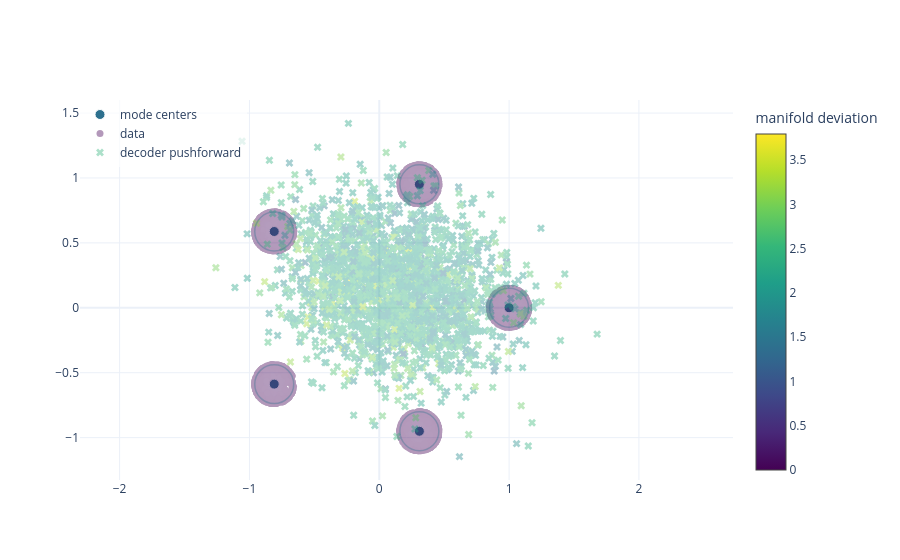

The notebook cell saved with this chart:
### Code cell
set_seed(SEED)
preview_model = config.method_config.get_model()
preview_model.eval()
with torch.no_grad():
    preview_latents = torch.randn(
        int(preview_batch.x_hd.shape[0]),
        *config.method_config.model.latent_shape,
    )
    preview_pushforward = preview_model.decode(y=preview_latents).detach().cpu()

preview_figure = dataset_config.visualize(
    points_by_class={
        "data": preview_batch.x_hd.detach().cpu(),
        "model": preview_pushforward,
    },
)
preview_figure

### Figure 1 — Plotly figure (JSON) as saved in the notebook; plotly's stock layout.template omitted (floating-point values rounded to 4 significant figures; data arrays with more than 128 entries replaced by an {"elided": "..."} marker saying what was removed)
{"data": [{"hoverinfo": "skip", "marker": {"color": "#2D708E", "line": {"color": "#FFFFFF", "width": 1}, "size": 10}, "mode": "markers", "name": "mode centers", "showlegend": true, "type": "scatter", "x": [1, 0.309, -0.809, -0.809, 0.309], "y": [0, 0.9511, 0.5878, -0.5878, -0.9511]}, {"customdata": {"elided": "2048x1 float values"}, "hovertemplate": "class=data<br>x=%{x:.3f}<br>y=%{y:.3f}<br>manifold deviation=%{customdata[0]:.3f}<extra></extra>", "marker": {"cmax": 3.796, "cmin": 0, "color": {"elided": "2048 float values"}, "colorbar": {"title": {"text": "manifold deviation"}}, "colorscale": [[0, "#440154"], [0.1111, "#482878"], [0.2222, "#3e4989"], [0.3333, "#31688e"], [0.4444, "#26828e"], [0.5556, "#1f9e89"], [0.6667, "#35b779"], [0.7778, "#6ece58"], [0.8889, "#b5de2b"], [1, "#fde725"]], "line": {"width": 0}, "showscale": true, "size": 7, "symbol": "circle"}, "mode": "markers", "name": "data", "opacity": 0.4, "showlegend": true, "type": "scatter", "x": {"elided": "2048 float values"}, "y": {"elided": "2048 float values"}}, {"customdata": {"elided": "2048x1 float values"}, "hovertemplate": "class=decoder pushforward<br>x=%{x:.3f}<br>y=%{y:.3f}<br>manifold deviation=%{customdata[0]:.3f}<extra></extra>", "marker": {"cmax": 3.796, "cmin": 0, "color": {"elided": "2048 float values"}, "colorbar": {"title": {"text": "manifold deviation"}}, "colorscale": [[0, "#440154"], [0.1111, "#482878"], [0.2222, "#3e4989"], [0.3333, "#31688e"], [0.4444, "#26828e"], [0.5556, "#1f9e89"], [0.6667, "#35b779"], [0.7778, "#6ece58"], [0.8889, "#b5de2b"], [1, "#fde725"]], "line": {"width": 0}, "showscale": false, "size": 7, "symbol": "x"}, "mode": "markers", "name": "decoder pushforward", "opacity": 0.4, "showlegend": true, "type": "scatter", "x": {"elided": "2048 float values"}, "y": {"elided": "2048 float values"}}], "layout": {"legend": {"bgcolor": "rgba(255, 255, 255, 0.7)", "x": 0, "xanchor": "left", "y": 1, "yanchor": "top"}, "shapes": [{"line": {"color": "rgba(45, 111, 142, 0.35)", "width": 1.5}, "type": "circle", "x0": 0.85, "x1": 1.15, "xref": "x", "y0": -0.15, "y1": 0.15, "yref": "y"}, {"line": {"color": "rgba(45, 111, 142, 0.35)", "width": 1.5}, "type": "circle", "x0": 0.159, "x1": 0.459, "xref": "x", "y0": 0.8011, "y1": 1.101, "yref": "y"}, {"line": {"color": "rgba(45, 111, 142, 0.35)", "width": 1.5}, "type": "circle", "x0": -0.959, "x1": -0.659, "xref": "x", "y0": 0.4378, "y1": 0.7378, "yref": "y"}, {"line": {"color": "rgba(45, 111, 142, 0.35)", "width": 1.5}, "type": "circle", "x0": -0.959, "x1": -0.659, "xref": "x", "y0": -0.7378, "y1": -0.4378, "yref": "y"}, {"line": {"color": "rgba(45, 111, 142, 0.35)", "width": 1.5}, "type": "circle", "x0": 0.159, "x1": 0.459, "xref": "x", "y0": -1.101, "y1": -0.8011, "yref": "y"}], "title": {}, "xaxis": {"title": {"text": ""}}, "yaxis": {"scaleanchor": "x", "title": {"text": ""}}}}
